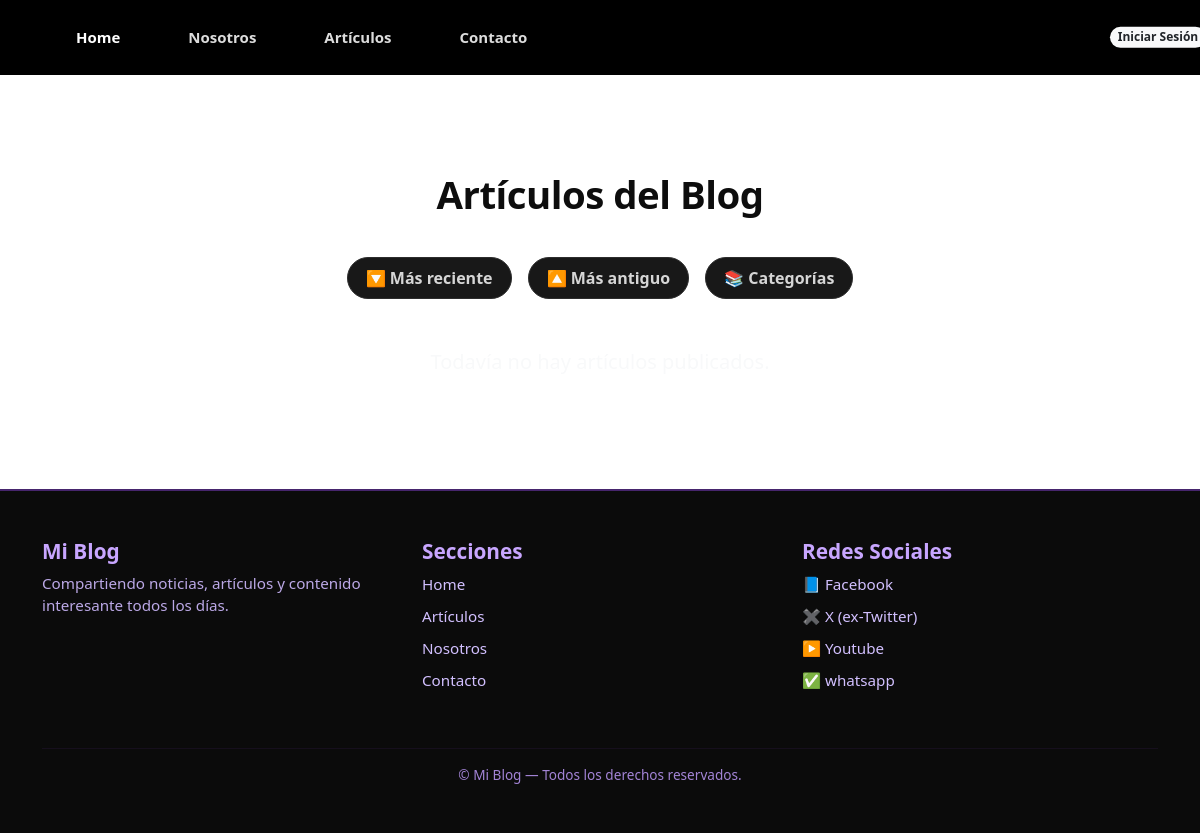
The page /articulos/articulos/?orden=antiguo on the database as committed earlier.
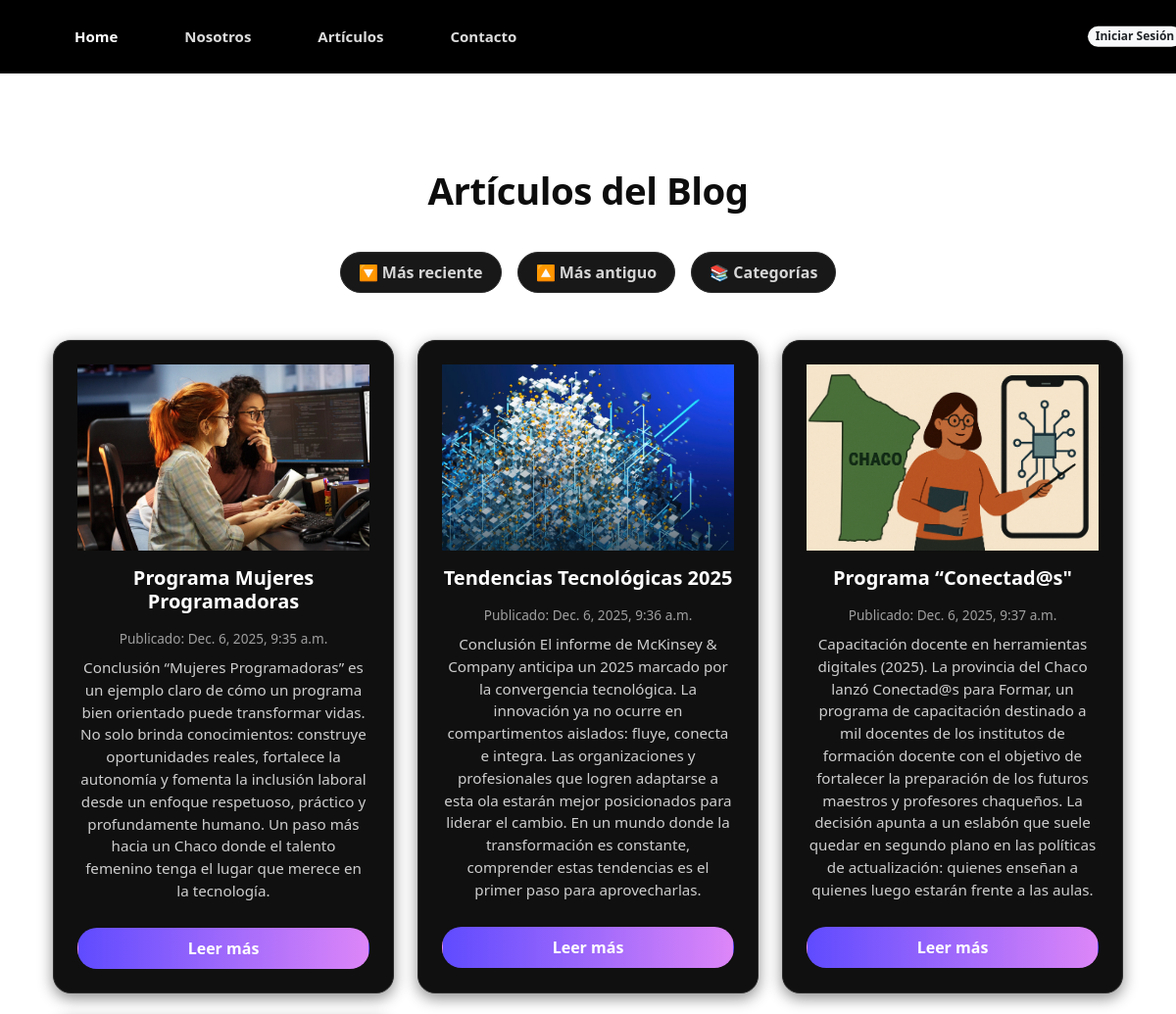
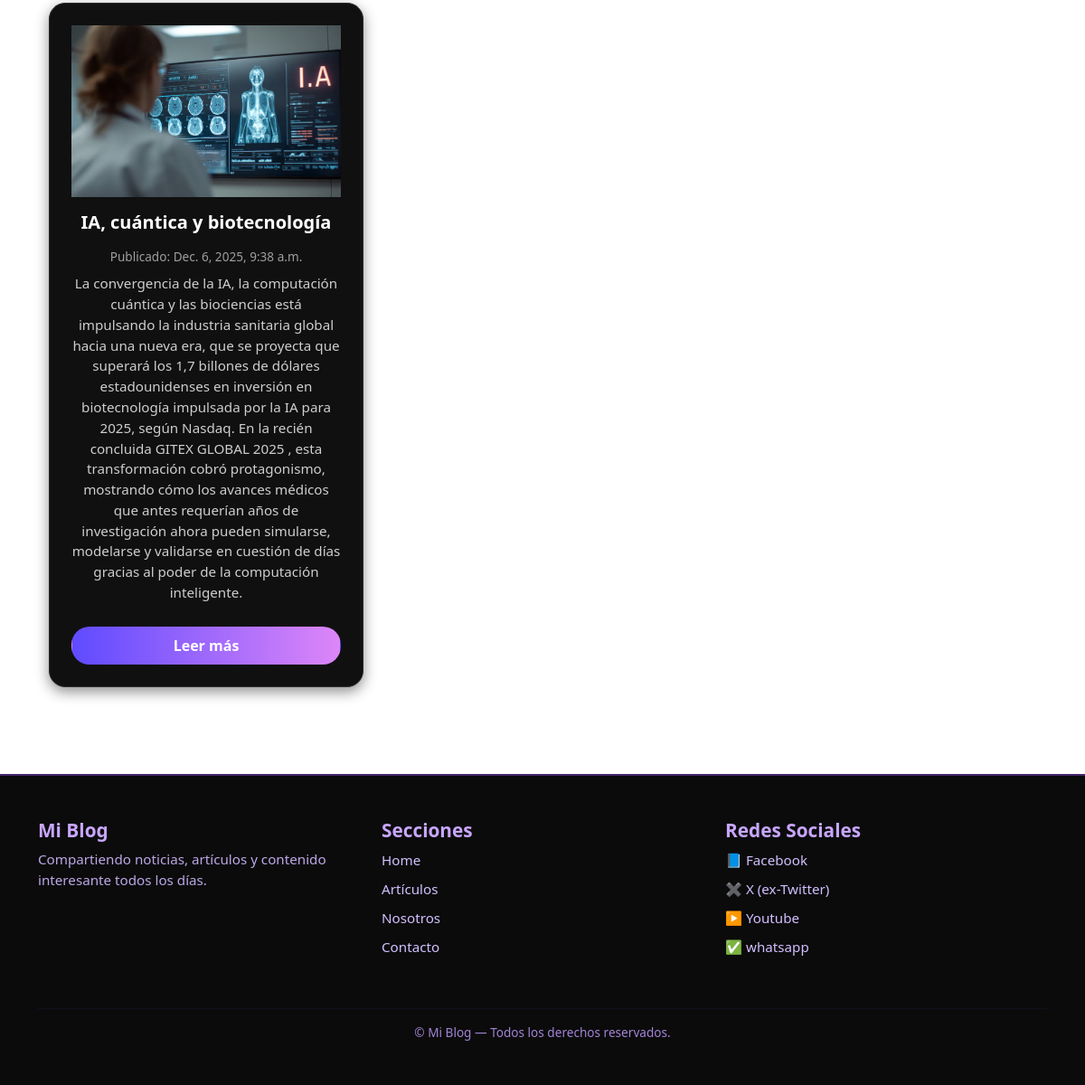
The same page on the database as committed later (2 pictures, top to bottom).
### apps/articulo/models.py (models this page shows, shortened)
class Articulo(models.Model):
    titulo = models.CharField(max_length=30, null=False)
    resumen = models.TextField(null=False)
    contenido = models.TextField(null=False)
    fecha_publicacion = models.DateTimeField(auto_now_add=True)
    activo = models.BooleanField(default=True)
    categoria = models.ForeignKey(Categoria, on_delete=models.SET_NULL, null=True)
    imagen = models.ImageField(null=True, blank=True, upload_to='media', default='post_default.png')
    publicado = models.DateTimeField(default=timezone.now)
    editor = models.ForeignKey(settings.AUTH_USER_MODEL, on_delete=models.CASCADE, null=True)
    class Meta:
        ordering = ('-publicado',)

### apps/articulo/views.py (the view)
# urls.py: path('articulos/', ArticuloListView.as_view(), name='articulos'),
class ArticuloListView(ListView):
    model = Articulo
    template_name = "articulo/articulos.html"
    context_object_name = "articulos"
    def get_queryset(self):
        queryset = super().get_queryset()
        orden = self.request.GET.get('orden')
        if orden == 'reciente':
            queryset = queryset.order_by('-fecha_publicacion')
        elif orden == 'antiguo':
            queryset = queryset.order_by('fecha_publicacion')
        elif orden == 'alfabetico':
            queryset = queryset.order_by('titulo')
        return queryset
    def get_context_data(self, **kwargs):
        context = super().get_context_data(**kwargs)
        context['orden'] = self.request.GET.get('orden', 'reciente')
        return context

### apps/articulo/templatetags/colaborador_tags.py (called while the page is built)
@register.filter(name='has_group')
def has_group(user, group_name):
    return user.groups.filter(name=group_name).exists()

### templates/articulo/articulos.html (shortened to what this page needs)
{% extends 'home.html' %}
{% load static %}
{% load colaborador_tags %}
{% block extra_css %}
<link rel="stylesheet" href="{% static 'css/listArticulos.css' %}?v=10">
{% endblock %}
{% block content %}
<section class="container py-5" >
    <h1 class="section-title text-center">Artículos del Blog</h1>
    <div class="action-bar d-flex flex-wrap justify-content-center gap-3 mb-5">
        <a class="btn btn-orden" href="{% url 'apps.articulo:articulos' %}?orden=reciente">
            🔽 Más reciente</a>
        <a class="btn btn-orden" href="{% url 'apps.articulo:articulos' %}?orden=antiguo">
            🔼 Más antiguo</a>
        <a class="btn btn-orden" href="{% url 'apps.articulo:listCategoria' %}">
            📚 Categorías</a>
    </div>
    <div class="row g-4" >
        {% for articulo in articulos %}
        <div class="col-12 col-md-4">
            <div class="art-card p-4 text-center">
                <img src="{{ articulo.imagen.url }}"
                     class="art-img mb-3"
                     alt="Imagen del artículo">
                <h3 class="art-title">{{ articulo.titulo|capfirst }}</h3>
                <p class="art-date">Publicado: {{ articulo.fecha_publicacion }}</p>
                <p class="art-summary">{{ articulo.resumen }}</p>
                <a class="btn btn-read mt-2" href="{% url 'apps.articulo:articuloDetalle' articulo.id %}">
                    Leer más
                </a>
            </div>
        </div>
        {% empty %}
        <p class="text-center text-light fs-5">Todavía no hay artículos publicados.</p>
        {% endfor %}
    </div>
</section>
{% endblock %}

### templates/home.html (shortened to what this page needs)
{% load static %}
<!doctype html>
<html lang="es-ar">
<head>
    <link rel="stylesheet" href="{% static 'css/style.css' %}">
    <link rel="stylesheet" href="{% static 'css/footer.css' %}">
    <link rel="stylesheet" href="https://cdn.jsdelivr.net/npm/bootstrap-icons@1.11.1/font/bootstrap-icons.css">
    <link href="https://cdn.jsdelivr.net/npm/bootstrap@5.3.2/dist/css/bootstrap.min.css" rel="stylesheet">
    {% block extra_css %}{% endblock %}
</head>
<body>
    <nav class="custom-navbar">
        <div class="container d-flex justify-content-between align-items-center">
           <ul class="nav">
                <li class="nav-item">
                    <a class="nav-link active" href="{% url 'index' %}">Home</a>
                </li>
                <li class="nav-item">
                    <a class="nav-link" href="{% url 'nosotros' %}">Nosotros</a>
                </li>
                <li class="nav-item">
                    <a class="nav-link" href="{% url 'apps.articulo:articulos' %}">Artículos</a>
                </li>
                <li class="nav-item">
                    <a class="nav-link" href="{% url 'contacto' %}">Contacto</a>
            </ul>
            {% if user.is_authenticated %}
            <form class="nav-icon position-relative text-decoration-none"
                method="post"
                action="{% url 'apps.usuario:logout' %}">
                {% csrf_token %}
                <button type="submit">
                    <span class="position-absolute top-200 left-100 translate-middle badge rounded-pill bg-light text-dark">
                        {{ user.username }}: Cerrar Sesión
                    </span>
                </button>
            </form>
        {% else %}
            <a class="nav-icon position-relative text-decoration-none"
            href="{% url 'apps.usuario:login' %}?next={{ request.path }}">
                <span class="position-absolute top-200 left-100 translate-middle badge rounded-pill bg-light text-dark">
                    Iniciar Sesión
                </span>
            </a>
        {% endif %}
        </div>
    </nav>
    <main class="container mt-5">
        {% block content %}{% endblock %}
    </main>
    <footer class="custom-footer mt-5">
        <div class="container py-5">
            <div class="row">
                <div class="col-md-4 mb-4">
                    <h5 class="footer-title">Mi Blog</h5>
                    <p class="footer-text">
                        Compartiendo noticias, artículos y contenido interesante todos los días.
                    </p>
                </div>
                <div class="col-md-4 mb-4">
                    <h5 class="footer-title">Secciones</h5>
                    <ul class="footer-list">
                        <li><a href="#">Home</a></li>
                        <li><a href="#">Artículos</a></li>
                        <li><a href="#">Nosotros</a></li>
                        <li><a href="#">Contacto</a></li>
                    </ul>
                </div>
                <div class="col-md-4 mb-4">
                    <h5 class="footer-title">Redes Sociales</h5>
                    <ul class="footer-list">
                        <li><a href="https://www.facebook.com/informatorio.chaco">📘 Facebook</a></li>
                        <li><a href="https://x.com/iargentina_ok">✖️ X (ex-Twitter)</a></li>
                        <li><a href="https://www.youtube.com/channel/UCnBPQmGJHu_lc3T8-cKm2vg">▶️ Youtube</a></li>
                        <li><a href="https://api.whatsapp.com/send?phone=5493624720028"> ✅ whatsapp</a></li>
                    </ul>
                </div>
            </div>
            <hr class="footer-divider">
            <p class="footer-copy text-center mb-0">
                © {{ year }} Mi Blog — Todos los derechos reservados.
            </p>
        </div>
    </footer>
</body>
</html>

### static/css/style.css (style rules this page uses)
.custom-navbar { background-color: #000; padding: 18px 0; }
.custom-navbar .nav-link { color: #dcdcdc; font-weight: 600; font-size: 15px; margin: 0 18px; }
.custom-navbar .nav-link:hover, .custom-navbar .nav-link.active { color: white; }

### static/css/footer.css (style rules this page uses)
.custom-footer { background: #0b0b0b; color: #d8c8ff; border-top: 2px solid rgba(158, 75, 255, 0.4); }
.footer-title { font-size: 1.3rem; font-weight: 700; color: #c8a6ff; }
.footer-text { font-size: 0.95rem; color: #bba8e6; }
.footer-list { list-style: none; padding: 0; }
.footer-list li { margin-bottom: 8px; }
.footer-list a { text-decoration: none; color: #d2c0ff; transition: 0.3s; font-size: 0.95rem; }
.footer-divider { border-color: rgba(158, 75, 255, 0.3); }
.footer-copy { color: #a384d6; font-size: 0.85rem; }

### static/css/listArticulos.css (style rules this page uses)
.section-title { color: #0d0d0d; font-size: 2.4rem; font-weight: 800; letter-spacing: -0.5px; margin-bottom: 40px; }
.btn-orden { background: #181818; color: #d6d6d6; padding: 8px 18px; border-radius: 22px; font-weight: 600; border: 1px solid #2d2d2d; transition: .2s ease-in-out; text-decoration: none; }
.art-card { background: #101010; border-radius: 18px; border: 1px solid #2b2b2b; overflow: hidden; box-shadow: 0 5px 15px rgba(0,0,0,0.45); transition: transform .25s ease, box-shadow .25s ease; display: flex; flex-direction: column; height: 100%; }
.art-img { width: 100%; height: 190px; object-fit: cover; transition: transform .3s ease; }
.art-title { color: #ffffff; font-size: 1.25rem; font-weight: 700; }
.art-date { color: #9f9f9f; font-size: 0.85rem; margin: 8px 0; }
.art-summary { color: #cecece; font-size: 0.95rem; margin-bottom: 18px; min-height: 70px; }
.btn-read { background: linear-gradient(to right, #5f4bff, #dd86f8); color: #fff !important; padding: 8px 20px; border-radius: 20px; font-weight: 600; text-decoration: none; display: inline-block; transition: .25s ease-in-out; }

Rows that differ between the two databases and show on the page:
added Articulo: imagen (picture), titulo "Programa Mujeres Programadoras", fecha_publicacion "Dec. 6, 2025, 9:35 a.m.", resumen "Conclusión “Mujeres Programadoras” es un ejemplo claro de cómo un programa bien orientado puede transformar vidas. No solo brinda conocimientos: construye oportunidades reales, fortalece la autonomía y fomenta la inclusión laboral desde un enfoque respetuoso, práctico y profundamente humano. Un paso más hacia un Chaco donde el talento femenino tenga el lugar que merece en la tecnología."
added Articulo: imagen (picture), titulo "Tendencias Tecnológicas 2025", fecha_publicacion "Dec. 6, 2025, 9:36 a.m.", resumen "Conclusión El informe de McKinsey & Company anticipa un 2025 marcado por la convergencia tecnológica. La innovación ya no ocurre en compartimentos aislados: fluye, conecta e integra. Las organizaciones y profesionales que logren adaptarse a esta ola estarán mejor posicionados para liderar el cambio. En un mundo donde la transformación es constante, comprender estas tendencias es el primer paso para aprovecharlas."
added Articulo: imagen (picture), titulo "Programa “Conectad@s\"", fecha_publicacion "Dec. 6, 2025, 9:37 a.m.", resumen "Capacitación docente en herramientas digitales (2025). La provincia del Chaco lanzó Conectad@s para Formar, un programa de capacitación destinado a mil docentes de los institutos de formación docente con el objetivo de fortalecer la preparación de los futuros maestros y profesores chaqueños. La decisión apunta a un eslabón que suele quedar en segundo plano en las políticas de actualización: quienes enseñan a quienes luego estarán frente a las aulas."
added Articulo: imagen (picture), titulo "IA, cuántica y biotecnología", fecha_publicacion "Dec. 6, 2025, 9:38 a.m.", resumen "La convergencia de la IA, la computación cuántica y las biociencias está impulsando la industria sanitaria global hacia una nueva era, que se proyecta que superará los 1,7 billones de dólares estadounidenses en inversión en biotecnología impulsada por la IA para 2025, según Nasdaq. En la recién concluida GITEX GLOBAL 2025 , esta transformación cobró protagonismo, mostrando cómo los avances médicos que antes requerían años de investigación ahora pueden simularse, modelarse y validarse en cuestión de días gracias al poder de la computación inteligente."
